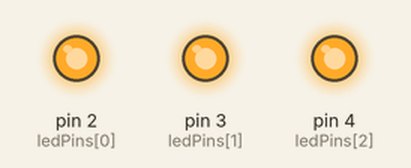
Bench run of a sketch on a simulated Arduino Uno, built with avr-gcc and run on an emulated ATmega328P. On the bench: output pins drawn as LEDs (lit = HIGH).

Above: at 0.2 s.
At 2.2 s:
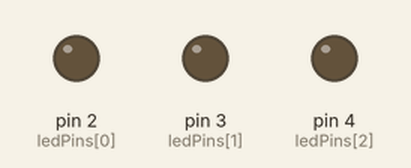
At 3.3 s:
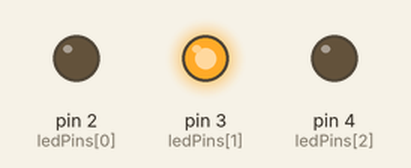
At 3.5 s:
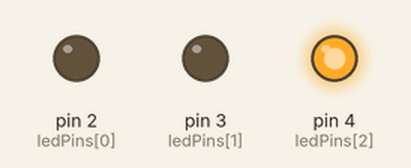
At 5.1 s:
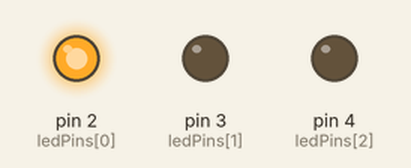
Timing chart, 0 to 8.1 s (numbered marks = the images above):
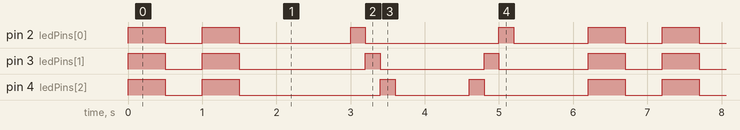

The sketch:

led.ino
```cpp
const int ledPins[] = {2, 3, 4};  // Pin LED yang digunakan
const int numLeds = 3; // Jumlah LED
const int blinkDelay = 500; // Delay untuk efek blink cepat

void setup() {
  for (int i = 0; i < numLeds; i++) {
    pinMode(ledPins[i], OUTPUT);
  }
}

void loop() {
  blink();   // Efek Blink
  delay(1000); // Tunggu 1 detik

  running(); // Efek Running
  delay(1000); // Tunggu 1 detik

  reverse(); // Efek Reverse
  delay(1000); // Tunggu 1 detik
}

void blink() {
  for (int j = 0; j < 2; j++) { // Kedip dua kali
    for (int i = 0; i < numLeds; i++) {
      digitalWrite(ledPins[i], HIGH);
    }
    delay(blinkDelay);
    for (int i = 0; i < numLeds; i++) {
      digitalWrite(ledPins[i], LOW);
    }
    delay(blinkDelay);
  }
}

void running() {
  for (int i = 0; i < numLeds; i++) {
    digitalWrite(ledPins[i], HIGH);
    delay(200);
    digitalWrite(ledPins[i], LOW);
  }
}

void reverse() {
  for (int i = numLeds - 1; i >= 0; i--) {
    digitalWrite(ledPins[i], HIGH);
    delay(200);
    digitalWrite(ledPins[i], LOW);
  }
}
```

Measured:
- by itself, pin 2 (ledPins[0]): repeats every 6.2 s: LOW 0.50 s, HIGH 0.50 s, LOW 1.5 s, HIGH 0.20 s, LOW 1.8 s, HIGH 0.20 s, LOW 1.0 s, HIGH 0.50 s
- by itself, pin 3 (ledPins[1]): repeats every 6.2 s: LOW 0.50 s, HIGH 0.50 s, LOW 1.7 s, HIGH 0.20 s, LOW 1.4 s, HIGH 0.20 s, LOW 1.2 s, HIGH 0.50 s
- by itself, pin 4 (ledPins[2]): repeats every 6.2 s: LOW 0.50 s, HIGH 0.50 s, LOW 1.9 s, HIGH 0.20 s, LOW 1.0 s, HIGH 0.20 s, LOW 1.4 s, HIGH 0.50 s
